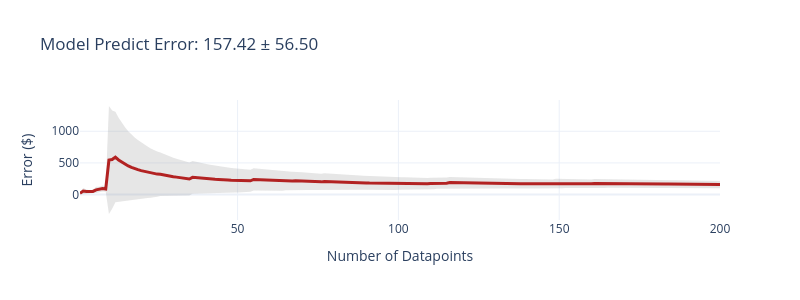
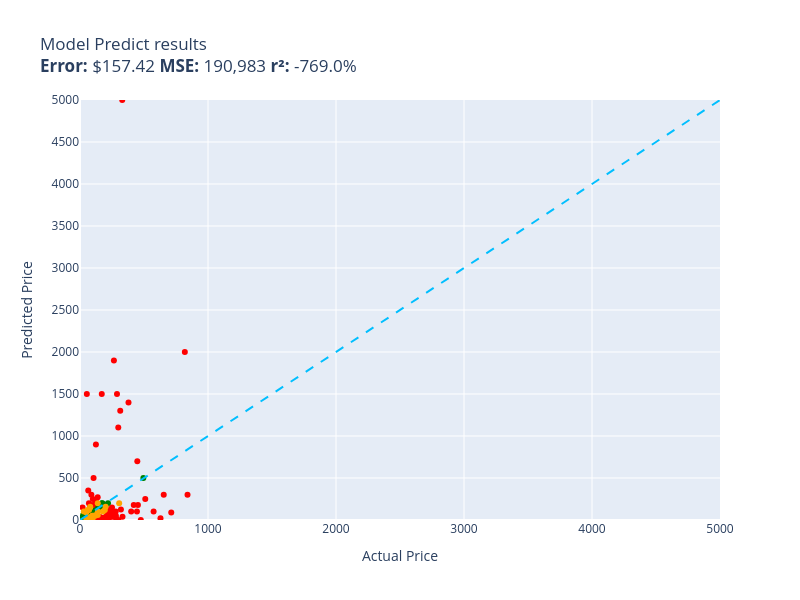

Notebook source saved alongside these figures, in order:
### Markdown cell above
## Model Evaluation:

### Code cell
evaluate(function= model_predict,
         data= test,
         size= 200)

### Figure 1 — Plotly figure (JSON) as saved in the notebook; plotly's stock layout.template omitted (floating-point values rounded to 4 significant figures; data arrays with more than 128 entries replaced by an {"elided": "..."} marker saying what was removed)
{"data": [{"fill": "toself", "fillcolor": "rgba(128,128,128,0.2)", "hoverinfo": "skip", "line": {"color": "rgba(255,255,255,0)"}, "name": "95% CI", "showlegend": false, "x": {"elided": "400 int values"}, "y": {"elided": "400 float values"}, "type": "scatter"}, {"customdata": {"elided": "200x1 float values"}, "hovertemplate": "n=%{x}<br>Avg Error=$%{y:,.2f}<br>±95% CI=$%{customdata[0]:,.2f}<extra></extra>", "line": {"color": "firebrick", "width": 3}, "mode": "lines", "name": "Cumulative Avg Error", "x": {"elided": "200 int values"}, "y": {"elided": "200 float values"}, "type": "scatter"}], "layout": {"title": {"text": "Model Predict Error: 157.42 ± 56.50"}, "xaxis": {"title": {"text": "Number of Datapoints"}}, "yaxis": {"title": {"text": "Error ($)"}}, "width": 800, "height": 300, "showlegend": false}}

### Figure 2 — Plotly figure (JSON) as saved in the notebook; plotly's stock layout.template omitted (floating-point values rounded to 4 significant figures)
{"data": [{"hovertemplate": "%{customdata[0]}<extra></extra>", "legendgroup": "green", "marker": {"color": "green", "symbol": "circle", "size": 6}, "mode": "markers", "name": "green", "orientation": "v", "showlegend": true, "x": [219.0, 54.95, 69.98, 35.74, 19.99, 32.98, 49.98, 84.95, 175.0, 495.0, 19.99, 98.65, 59.95, 159.9, 80.34, 115.3, 37.87, 34.99, 24.99, 17.99, 31.77, 35.49, 119.7, 6.99, 40.0, 202.4, 11.99, 110.0, 76.0, 31.61, 16.99, 18.89, 35.87, 9.95, 16.98, 18.59, 12.0, 29.95, 26.99, 59.95, 120.0, 45.67, 21.99, 19.97, 34.95, 8.5, 33.99, 36.99, 118.0, 24.95, 31.0, 30.93, 24.66, 19.95, 55.99, 15.99, 19.99, 98.99, 29.99, 64.99, 14.99, 19.5, 32.0, 44.95, 32.97, 19.0, 46.99, 19.11, 48.99, 49.95, 25.99, 41.99, 12.98, 22.88, 39.99, 9.99, 24.95, 21.99, 22.7, 148.9, 27.99, 24.95, 21.99, 133.4, 66.99, 26.59, 34.94, 34.99, 170.0, 50.99, 25.99], "xaxis": "x", "y": [199.0, 17.99, 39.95, 12.99, 24.99, 60.0, 15.0, 89.99, 200.0, 500.0, 13.99, 100.0, 59.99, 150.0, 120.0, 130.0, 12.97, 2.5, 13.99, 12.0, 39.99, 4.79, 99.0, 19.99, 16.99, 180.0, 12.99, 126.0, 89.99, 15.99, 10.0, 9.99, 10.99, 9.99, 24.99, 10.99, 5.4, 7.5, 5.99, 20.99, 150.0, 13.5, 15.99, 6.99, 20.0, 6.0, 39.99, 8.99, 150.0, 2.99, 9.99, 40.0, 59.99, 2.99, 20.0, 13.99, 17.99, 99.99, 14.99, 50.0, 14.99, 9.0, 69.99, 7.99, 14.99, 15.0, 19.99, 1.49, 10.0, 18.99, 8.99, 12.99, 0.0, 19.99, 40.0, 19.99, 10.99, 12.99, 11.99, 160.0, 9.99, 9.99, 26.99, 99.99, 30.0, 6.99, 26.99, 18.99, 200.0, 24.99, 35.0], "yaxis": "y", "type": "scatter", "customdata": [["Excess V2 Distortion/Modulation Pedal  \nGuess=$199.00 Actual=$219.00"], ["NewPower99 6000 mAh Battery Replacement ...\nGuess=$17.99 Actual=$54.95"], ["EXMAX NG-10X Fresnel Lens Focusing Adapt...\nGuess=$39.95 Actual=$69.98"], ["Dryer Heating Element & Thermostat/Fuse ...\nGuess=$12.99 Actual=$35.74"], ["UltraPro 46mm Close‑Up Macro Filter Kit ...\nGuess=$24.99 Actual=$19.99"], ["LOVE MEI Galaxy S10 Lite Heavy Duty Shoc...\nGuess=$60.00 Actual=$32.98"], ["LD Products High Yield Toner Cartridge –...\nGuess=$15.00 Actual=$49.98"], ["HK 13\" Heavy Duty Black Push-Open Cash D...\nGuess=$89.99 Actual=$84.95"], ["SKB iSeries 3i-13096-6KP Camera Case  \nGuess=$200.00 Actual=$174.99"], ["Compact High‑Performance Mini PC  \nGuess=$500.00 Actual=$495.00"], ["June Garden Sweet Dolly Charlotte 10\" So...\nGuess=$13.99 Actual=$19.99"], ["Oil‑Rubbed Bronze Freestanding Tub Fille...\nGuess=$100.00 Actual=$98.65"], ["Deco Mount Pro Tripod Mic Stand Bundle  \nGuess=$59.99 Actual=$59.95"], ["GanFindX Portable Hand Control System  \nGuess=$149.99 Actual=$159.90"], ["4GB DDR2 1066MHz Desktop Memory Kit  \nGuess=$120.00 Actual=$80.34"], ["3-Drawer Mobile File Cabinet  \nGuess=$129.99 Actual=$115.35"], ["120 V/15 A Right‑Angle GFCI Plug, Yellow...\nGuess=$12.97 Actual=$37.87"], ["Mylites+ Standard Comic Book Mylar Sleev...\nGuess=$2.50 Actual=$34.99"], ["LED Light Kit for Lego Sonic Green Hill ...\nGuess=$13.99 Actual=$24.99"], ["152mm Bi-Metal Hole Saw  \nGuess=$12.00 Actual=$17.99"], ["TropicalLife 18‑Inch Large Backpack  \nGuess=$39.99 Actual=$31.77"], ["Adams Check Payment & Deposit Register –...\nGuess=$4.79 Actual=$35.49"], ["Fjallraven Kanken 15\" Laptop Backpack  \nGuess=$99.00 Actual=$119.65"], ["Retevis RT68 Soft Earhook Walkie Talkie ...\nGuess=$19.99 Actual=$6.99"], ["Dual‑Intensity Amber Pindicator  \nGuess=$16.99 Actual=$40.00"], ["Evan‑Fischer Front Bumper Cover for 2015...\nGuess=$179.99 Actual=$202.38"], ["Laisomeke IP67 Waterproof Junction Box  \nGuess=$12.99 Actual=$11.99"], ["Western Digital 2TB Enterprise RE4-GP SA...\nGuess=$125.99 Actual=$109.95"], ["Wall Mounted Shower Faucet Set  \nGuess=$89.99 Actual=$76.00"], ["Flip Cover with Stand & Card Slot for Le...\nGuess=$15.99 Actual=$31.61"], ["Miyaya Funny Horse Mask  \nGuess=$10.00 Actual=$16.99"], ["Allmotorparts Engine Thermostat for Hond...\nGuess=$9.99 Actual=$18.89"], ["Beck/Arnley Air Filter  \nGuess=$10.99 Actual=$35.87"], ["IQShield LiquidSkin Screen Protector  \nGuess=$9.99 Actual=$9.95"], ["12 Pack Military Toy Soldiers Action Fig...\nGuess=$24.99 Actual=$16.98"], ["Neporal Full Spectrum 6000K A19 LED Ligh...\nGuess=$10.99 Actual=$18.59"], ["Satco 4-Count LED A19 Light Bulbs  \nGuess=$5.40 Actual=$12.00"], ["Ceramic Talavera Mexican Tile 4x4\" – 9‑P...\nGuess=$7.50 Actual=$29.95"], ["Stick‑On Dressage Course Letters  \nGuess=$5.99 Actual=$26.99"], ["LEGO Marvel Avengers War Machine Buster ...\nGuess=$20.99 Actual=$59.95"], ["EMART 10ft Adjustable C‑Stand with Boom ...\nGuess=$150.00 Actual=$119.99"], ["KOHLER K--CP Slider Assembly  \nGuess=$13.50 Actual=$45.67"], ["KUNN Compact Electrician Tool Pouch  \nGuess=$15.99 Actual=$21.99"], ["iPhone 12/12 Pro Nicaragua Guardabarranc...\nGuess=$6.99 Actual=$19.97"], ["Custom Replacement Infrared Remote  \nGuess=$20.00 Actual=$34.95"], ["KS K-STORM Silicone Mushroom EarTips  \nGuess=$6.00 Actual=$8.50"], ["Water‑Resistant USB Laptop Backpack for ...\nGuess=$39.99 Actual=$33.99"], ["ReplacementBrand 3-Pack GE RPWF Compatib...\nGuess=$8.99 Actual=$36.99"], ["LSI Broadcom 9300-8i 8‑Port 12Gb/s SATA+...\nGuess=$150.00 Actual=$118.00"], ["Royal Designs Decorative Tree Finial  \nGuess=$2.99 Actual=$24.95"], ["NewFantasia 2.5mm TRRS Balanced Audio Ca...\nGuess=$9.99 Actual=$31.00"], ["Wilkinson LOW GAUSS Vintage Tone Strat S...\nGuess=$40.00 Actual=$30.93"], ["Berta 1-1/4\" Overlay 90° Soft Close Cabi...\nGuess=$59.99 Actual=$24.66"], ["Chalkboard Name Badges with Magnetic Bac...\nGuess=$2.99 Actual=$19.95"], ["4‑Pack 1000 lm Solar Street Light with M...\nGuess=$20.00 Actual=$55.99"], ["CIVIE 60W 6‑Port USB Desktop Charger  \nGuess=$13.99 Actual=$15.99"], ["Kastar 3600 mAh 7.4V Lithium‑Ion Replace...\nGuess=$17.99 Actual=$19.99"], ["Auertech Portable Twin‑Tub Mini Washer  \nGuess=$99.99 Actual=$98.99"], ["AZX Stylus Pencil for iPad (2021‑2022 Mo...\nGuess=$14.99 Actual=$29.99"], ["UPR Mach 1 Chin Spoiler  \nGuess=$50.00 Actual=$64.99"], ["Unistorm Aluminum Case for Raspberry Pi ...\nGuess=$14.99 Actual=$14.99"], ["Lorell Bell Chair Glide – 2.5\" Black  \nGuess=$9.00 Actual=$19.50"], ["CTLAMP XL-2100 Replacement TV Lamp  \nGuess=$69.99 Actual=$32.00"], ["Sky High Car Audio 14 AWG CCA Speaker Wi...\nGuess=$7.99 Actual=$44.95"], ["Couples Conversation Card Deck  \nGuess=$14.99 Actual=$32.97"], ["The Puppet Company Carpet Unicorn Glove ...\nGuess=$15.00 Actual=$19.00"], ["KYX Racing Hardened Steel Center Drive S...\nGuess=$19.99 Actual=$46.99"], ["Baumgartens Sicurix Blank PVC ID Cards  \nGuess=$1.49 Actual=$19.11"], ["Premium Front Suspension Steering Knuckl...\nGuess=$10.00 Actual=$48.99"], ["Custom Engagement Logo Desk Embosser Sea...\nGuess=$18.99 Actual=$49.95"], ["Glitter Gold Snowflake Envelope Seal Sti...\nGuess=$8.99 Actual=$25.99"], ["LD 7‑Pack High‑Yield Black Ink Cartridge...\nGuess=$12.99 Actual=$41.99"], ["Wine A BIT Wall Decal  \nGuess=$0.00 Actual=$12.98"], ["VATOS Bubble Machine Gun Set  \nGuess=$19.99 Actual=$22.88"], ["VONADO Space Wars Colonial Viper MK1 Bui...\nGuess=$40.00 Actual=$39.99"], ["Sony Bravia TV Replacement Remote (No Vo...\nGuess=$19.99 Actual=$9.99"], ["Disney Princess Sparkling Sleeping Beaut...\nGuess=$10.99 Actual=$24.95"], ["Sabermaster 70x40 cm Card Playmat  \nGuess=$12.99 Actual=$21.99"], ["Star Wars Y‑Wing Fighter – Die‑Cast Meta...\nGuess=$11.99 Actual=$22.70"], ["Vinyl Roll‑Up Tonneau Cover Kit for Toyo...\nGuess=$159.99 Actual=$148.88"], ["Glovion Clip‑On Music Stand Light  \nGuess=$9.99 Actual=$27.99"], ["Think Gizmos Build‑Your‑Own Remote Contr...\nGuess=$9.99 Actual=$24.95"], ["VTech Strum & Jam KidiBand 3-in-1 Musica...\nGuess=$26.99 Actual=$21.99"], ["Targus CityGear 15‑17.3” Laptop Backpack...\nGuess=$99.99 Actual=$133.43"], ["KZ ZS10 Pro In‑Ear Monitor Headphone Bun...\nGuess=$30.00 Actual=$66.99"], ["LED Module for Whirlpool Refrigerator  \nGuess=$6.99 Actual=$26.59"], ["Jada Toys Ryan’s World Combo Panda Airli...\nGuess=$26.99 Actual=$34.94"], ["Peel & Stick Hexagon Marble Backsplash (...\nGuess=$18.99 Actual=$34.99"], ["Xiaomi Redmi 10 2022 6.5\" 50MP Quad Came...\nGuess=$200.00 Actual=$169.99"], ["Refresh 3‑Pack NSF‑53 Refrigerator Water...\nGuess=$24.99 Actual=$50.99"], ["Glitter Slim Leather Strap for Fitbit Ve...\nGuess=$35.00 Actual=$25.99"]]}, {"hovertemplate": "%{customdata[0]}<extra></extra>", "legendgroup": "red", "marker": {"color": "red", "symbol": "circle", "size": 6}, "mode": "markers", "name": "red", "orientation": "v", "showlegend": true, "x": [116.0, 230.0, 144.3, 215.3, 329.9, 713.0, 379.0, 210.2, 134.0, 124.0, 332.0, 452.5, 19.99, 819.0, 213.8, 199.7, 255.0, 220.0, 145.4, 202.0, 130.0, 475.0, 53.4, 134.1, 235.9, 77.96, 91.0, 628.8, 240.0, 445.0, 279.9, 124.3, 120.0, 182.3, 228.2, 157.4, 269.9, 575.0, 99.99, 117.0, 249.0, 399.9, 299.0, 314.4, 128.3, 195.5, 170.0, 89.0, 166.0, 138.9, 137.3, 205.0, 69.99, 128.3, 138.1, 64.37, 250.0, 510.0, 264.9, 106.0, 278.9, 319.6, 289.0, 840.0, 447.7, 420.0, 101.5, 654.1, 300.0, 248.5, 99.99, 280.4], "xaxis": "x", "y": [26.99, 30.99, 20.0, 16.95, 5000.0, 89.99, 1400.0, 69.99, 28.99, 220.0, 38.99, 180.0, 150.0, 2000.0, 100.0, 9.99, 40.0, 13.99, 40.99, 39.99, 4.99, 0.0, 1500.0, 18.99, 125.0, 170.0, 9.0, 20.0, 50.0, 100.0, 25.99, 900.0, 25.99, 25.0, 100.0, 35.99, 79.95, 99.99, 180.0, 6.5, 45.99, 100.0, 1100.0, 1300.0, 6.99, 99.99, 1500.0, 300.0, 22.49, 14.99, 10.0, 14.99, 200.0, 14.99, 270.0, 350.0, 150.0, 250.0, 1900.0, 500.0, 99.99, 125.0, 1500.0, 300.0, 700.0, 180.0, 20.0, 300.0, 1.0, 100.0, 250.0, 50.99], "yaxis": "y", "type": "scatter", "customdata": [["Telpo Headlight Assembly for 2015‑2017 T...\nGuess=$26.99 Actual=$115.99"], ["UPC RBC12-UPC Replacement Battery Cartri...\nGuess=$30.99 Actual=$229.99"], ["Lexmark X651 Compatible Toner Cartridge ...\nGuess=$20.00 Actual=$144.29"], ["ACDelco GM FW339 Front Wheel Hub & Beari...\nGuess=$16.95 Actual=$215.33"], ["High‑Efficiency Twin‑Cylinder Air Compre...\nGuess=$4,999.99 Actual=$329.90"], ["Bam France 2002XL Contoured Hightech 4/4...\nGuess=$89.99 Actual=$713.00"], ["Metabo HPT 36V MultiVolt Cordless Rotary...\nGuess=$1,399.99 Actual=$379.00"], ["APS iBoard 6‑inch Aluminum Running Board...\nGuess=$69.99 Actual=$210.23"], ["Intermatic PX300 12V 300W Transformer wi...\nGuess=$28.99 Actual=$134.00"], ["Dominator Platinum RGB 32GB DDR4 3200MHz...\nGuess=$219.99 Actual=$124.00"], ["Bam Trekking 3027SB Black Clarinet Backp...\nGuess=$38.99 Actual=$332.00"], ["DEWALT 20V MAX XR Impact Driver with Blu...\nGuess=$179.99 Actual=$452.53"], ["Handar 10GBase‑LR SFP+ Transceiver  \nGuess=$149.99 Actual=$19.99"], ["Canon EOS Rebel T7 DSLR Bundle with EF-S...\nGuess=$2,000.00 Actual=$819.00"], ["Travelpro Platinum Elite Slim Business L...\nGuess=$100.00 Actual=$213.83"], ["JRready Deutsch DT Series Connector Kit ...\nGuess=$9.99 Actual=$199.68"], ["Tidal Front & Rear Fender Flares – 4‑Pac...\nGuess=$40.00 Actual=$254.99"], ["Dakota Alert MURS Driveway Probe Sensor ...\nGuess=$13.99 Actual=$219.99"], ["Wenger City Upgrade 16\" Laptop Backpack ...\nGuess=$40.99 Actual=$145.42"], ["LED Tail Light Assembly for 2014‑2021 To...\nGuess=$39.99 Actual=$201.99"], ["3D Tree Hole Stair Risers Vinyl Mural  \nGuess=$4.99 Actual=$129.99"], ["Kohler Filtered Water Faucet  \nGuess=$0.00 Actual=$475.00"], ["Portable 7500L Mini Projector  \nGuess=$1,500.00 Actual=$53.40"], ["Diversitech 1/3 HP 115V Grey Motor  \nGuess=$18.99 Actual=$134.12"], ["Sumerain LED Waterfall Bathroom Faucet  \nGuess=$125.00 Actual=$235.86"], ["Solar Pendant Shed Light with Remote Con...\nGuess=$169.99 Actual=$77.96"], ["Festool Platin 2 6‑Inch S1000 Grit Sandi...\nGuess=$9.00 Actual=$91.00"], ["Poison Spyder Rocker Knocker 10-08-020  \nGuess=$20.00 Actual=$628.76"], ["VLAND LED Smoked Taillights for Toyota C...\nGuess=$50.00 Actual=$239.99"], ["Lighted Triangle Mirror Cabinet with Doo...\nGuess=$100.00 Actual=$445.00"], ["Trail Gear Twin Stick Shift Kit  \nGuess=$25.99 Actual=$279.92"], ["Dell Optiplex 390 19\" Desktop Bundle  \nGuess=$899.99 Actual=$124.27"], ["Pidoko Kids Train Table – Grey 90‑Piece ...\nGuess=$25.99 Actual=$119.97"], ["ANZO USA 111207 Crystal Headlights  \nGuess=$25.00 Actual=$182.28"], ["Pioneer 2‑Handle Kitchen Faucet  \nGuess=$100.00 Actual=$228.22"], ["Grey Pneumatic 1311SD 8‑Point Impact Soc...\nGuess=$35.99 Actual=$157.43"], ["Aeromotive X1 Adjustable Fuel Regulator ...\nGuess=$79.95 Actual=$269.95"], ["Walker Exhaust Ultra EPA 16478 Direct Fi...\nGuess=$99.99 Actual=$574.99"], ["Luminance 4‑Light Vanity Wall Light  \nGuess=$179.99 Actual=$99.99"], ["4‑Piece 6x5.5 Wheel Spacer Set  \nGuess=$6.50 Actual=$116.95"], ["MGP Caliper Covers – Set of 4 Red Powder...\nGuess=$45.99 Actual=$249.00"], ["Canon Sure Shot 90U 35mm Compact Camera ...\nGuess=$100.00 Actual=$399.89"], ["Mikrotik RB3011 RouterBOARD 10xGigabit  \nGuess=$1,100.00 Actual=$299.00"], ["BMW 335i/135i AC Compressor Kit  \nGuess=$1,299.99 Actual=$314.41"], ["DuraGo Front Hub Assembly  \nGuess=$6.99 Actual=$128.34"], ["MXR Carbon Copy Deluxe Analog Delay  \nGuess=$99.99 Actual=$195.50"], ["Ibanez Acoustic Mandolin M510 A‑Style  \nGuess=$1,500.00 Actual=$169.99"], ["CradlePoint Compact Broadband Router CBR...\nGuess=$299.99 Actual=$89.00"], ["Cardone 84-58642 HEI Electronic Distribu...\nGuess=$22.49 Actual=$165.99"], ["Yamaha Mountain Max Seat Cover Replaceme...\nGuess=$14.99 Actual=$138.95"], ["Evan Fischer Dual Fan Cooling Assembly  \nGuess=$10.00 Actual=$137.34"], ["SP-8102BU 1/4\" Hex Impact Driver  \nGuess=$14.99 Actual=$204.99"], ["Skullcandy Hesh Evo Over‑Ear Bluetooth H...\nGuess=$199.99 Actual=$69.99"], ["Rohl Wire Sink Grid for UM3018 Kitchen S...\nGuess=$14.99 Actual=$128.28"], ["ASUS 27\" 1080P Full HD Monitor  \nGuess=$270.00 Actual=$138.10"], ["17.3\" HD Glossy LCD Replacement Screen  \nGuess=$349.99 Actual=$64.37"], ["Music Hall PA15.3 Phono Preamplifier  \nGuess=$150.00 Actual=$250.00"], ["Competition Clutch Disc & Pressure Plate...\nGuess=$250.00 Actual=$510.00"], ["APS iBoard 5‑Inch Stainless Steel Runnin...\nGuess=$1,899.99 Actual=$264.95"], ["9\" Android Auto & CarPlay 9‑inch Touchsc...\nGuess=$500.00 Actual=$106.00"], ["Premium LED Tail Light Lamp for 2010‑201...\nGuess=$99.99 Actual=$278.94"], ["Venom Power Terra Hunter R/T+ 35X12.5R20...\nGuess=$125.00 Actual=$319.65"], ["Audio‑Technica ATW‑T1002 System 10 Handh...\nGuess=$1,499.99 Actual=$289.00"], ["Dell XPS 13 13.3\" Full‑HD Laptop  \nGuess=$299.99 Actual=$839.99"], ["Carbon Fiber Racing Steering Wheel with ...\nGuess=$699.99 Actual=$447.74"], ["Pacific Drums 16\"x18\" Floor Tom, Red‑to‑...\nGuess=$179.99 Actual=$419.99"], ["DuraGo BR5330 Front Vented Disc Brake Ro...\nGuess=$20.00 Actual=$101.51"], ["Empava 24\" Electric Single Wall Oven  \nGuess=$299.99 Actual=$654.14"], ["HP LaserJet 2100 Workgroup Laser Printer...\nGuess=$1.00 Actual=$299.98"], ["PowerSport Front & Rear Brake Kit for Ol...\nGuess=$100.00 Actual=$248.51"], ["Dual Color LED Neon Sign for Gym  \nGuess=$250.00 Actual=$99.99"], ["Volvo AC Compressor & Clutch Set for C70...\nGuess=$50.99 Actual=$280.41"]]}, {"hovertemplate": "%{customdata[0]}<extra></extra>", "legendgroup": "orange", "marker": {"color": "orange", "symbol": "circle", "size": 6}, "mode": "markers", "name": "orange", "orientation": "v", "showlegend": true, "x": [29.85, 54.32, 79.2, 79.36, 119.0, 79.95, 59.69, 55.88, 79.95, 89.99, 124.9, 49.9, 98.95, 306.0, 94.99, 139.0, 59.99, 102.8, 70.45, 200.0, 59.86, 179.0, 71.23, 85.48, 80.39, 193.9, 140.0, 56.0, 49.99, 93.02, 94.49, 92.88, 49.99, 59.99, 50.92, 138.7, 79.99], "xaxis": "x", "y": [99.99, 5.99, 20.99, 150.0, 49.99, 29.99, 3.5, 4.99, 10.99, 35.99, 59.99, 6.99, 19.99, 199.0, 30.0, 59.99, 120.0, 49.99, 120.0, 159.0, 0.01, 99.99, 20.0, 20.0, 1.5, 120.0, 100.0, 7.99, 90.0, 21.0, 50.0, 19.99, 99.99, 12.99, 99.99, 200.0, 159.0], "yaxis": "y", "type": "scatter", "customdata": [["Raven Pro Document Scanner Stand  \nGuess=$99.99 Actual=$29.85"], ["CB-6 Extra Hard Chamois Bass Drum Mallet...\nGuess=$5.99 Actual=$54.32"], ["Panasonic KX-DECT 6.0 PLUS Digital Cordl...\nGuess=$20.99 Actual=$79.20"], ["GJY 10.6\" Portable TV with Built‑in ATSC...\nGuess=$150.00 Actual=$79.36"], ["PEMP E65/E66 Optical Fiber Box for BMW  \nGuess=$49.99 Actual=$119.00"], ["Clementoni 1000‑Piece Jigsaw Puzzle – Th...\nGuess=$29.99 Actual=$79.95"], ["Evergreen Cylinder Head Gasket Set & Hea...\nGuess=$3.50 Actual=$59.69"], ["Task Roman Ogee Router Bit 1/4\" Shank, 1...\nGuess=$4.99 Actual=$55.88"], ["15\" Oil‑Rubbed Bronze Locking Shower Hea...\nGuess=$10.99 Actual=$79.95"], ["DiMarzio DP 163 BluesBucker Pickup  \nGuess=$35.99 Actual=$89.99"], ["PM Auto Front Right Quick Complete Strut...\nGuess=$59.99 Actual=$124.94"], ["Ultra Duster Canned Air Net – 10 oz 6‑Pa...\nGuess=$6.99 Actual=$49.90"], ["Archangel 6‑Inch Action Figure  \nGuess=$19.99 Actual=$98.95"], ["Kingston Brass Clawfoot Tub Faucet  \nGuess=$199.00 Actual=$305.99"], ["Trim Kit for 2‑Handle Shower & Tub Valve...\nGuess=$30.00 Actual=$94.99"], ["Urth 62mm UV, CPL, ND2-400 Lens Filter K...\nGuess=$59.99 Actual=$139.00"], ["Forged Carbon Fiber Case for iPhone 14 P...\nGuess=$119.99 Actual=$59.99"], ["Volvo Engine Cooling Coolant System  \nGuess=$49.99 Actual=$102.85"], ["Pyle Wireless Backup Camera & 4.3” LCD M...\nGuess=$119.99 Actual=$70.45"], ["Universal Power Group 12V 100Ah Sealed L...\nGuess=$159.00 Actual=$199.99"], ["HP Pavilion P7‑1257C Motherboard AAHD3‑H...\nGuess=$0.01 Actual=$59.86"], ["18\" White Undermount Ceramic Single-Bowl...\nGuess=$99.99 Actual=$179.00"], ["Amana SC587 Carbide-Tipped 3-Wing Bevele...\nGuess=$20.00 Actual=$71.23"], ["ECCPP Power Steering Pump (21‑331)  \nGuess=$20.00 Actual=$85.48"], ["Diversitech UC2436‑3 Ultralite Condenser...\nGuess=$1.50 Actual=$80.39"], ["4\" Catback Exhaust Muffler Tip for Chevy...\nGuess=$120.00 Actual=$193.88"], ["StonKraft Brass Chess Board & Pieces  \nGuess=$100.00 Actual=$140.00"], ["OEM Samsung IR Remote Control  \nGuess=$7.99 Actual=$56.00"], ["BXYJY 360° Protective Case with S‑Pen Ho...\nGuess=$90.00 Actual=$49.99"], ["Samsung DA97-07603B Freezer Ice Maker As...\nGuess=$21.00 Actual=$93.02"], ["Intex River Run Connect Lounge (4-Pack) ...\nGuess=$50.00 Actual=$94.49"], ["BLANCO Valea Stainless Steel Sink Grid –...\nGuess=$19.99 Actual=$92.88"], ["4/4 Viola Bow Carbon Fiber  \nGuess=$99.99 Actual=$49.99"], ["Fender Voodoo Child Coiled Instrument Ca...\nGuess=$12.99 Actual=$59.99"], ["Pyle PCA4 2x120 W Compact Home Audio Amp...\nGuess=$99.99 Actual=$50.92"], ["Garmin GT15M-TM Transom‑Mount Transducer...\nGuess=$200.00 Actual=$138.74"], ["MonMount Triple Monitor Freestanding Tri...\nGuess=$159.00 Actual=$79.99"]]}, {"hoverinfo": "skip", "line": {"color": "deepskyblue", "dash": "dash", "width": 2}, "mode": "lines", "name": "y = x", "showlegend": false, "x": [0, 5000.0], "y": [0, 5000.0], "type": "scatter"}], "layout": {"xaxis": {"anchor": "y", "domain": [0.0, 1.0], "title": {"text": "Actual Price"}, "range": [0, 5000.0]}, "yaxis": {"anchor": "x", "domain": [0.0, 1.0], "title": {"text": "Predicted Price"}, "range": [0, 5000.0]}, "legend": {"title": {"text": "color"}, "tracegroupgap": 0}, "title": {"text": "Model Predict results<br><b>Error:</b> $157.42 <b>MSE:</b> 190,983 <b>r²:</b> -769.0%"}, "height": 600, "width": 800, "showlegend": false}}
